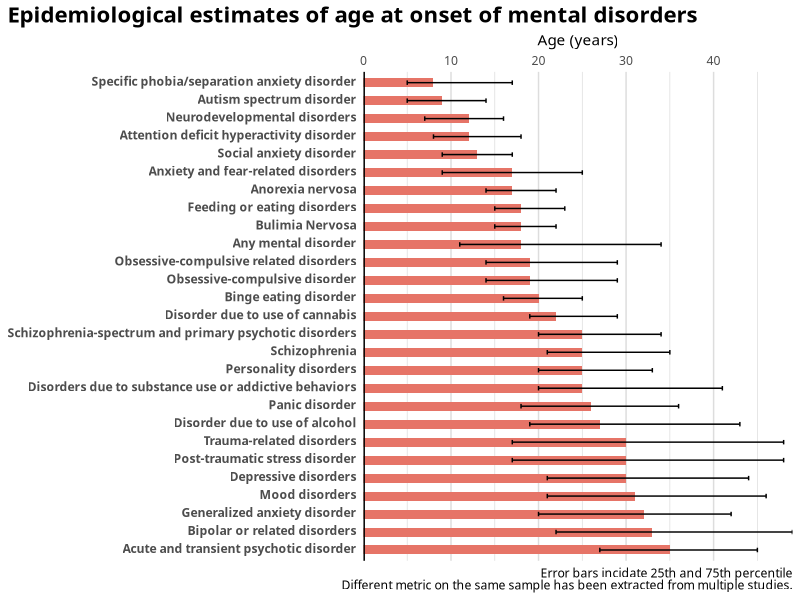
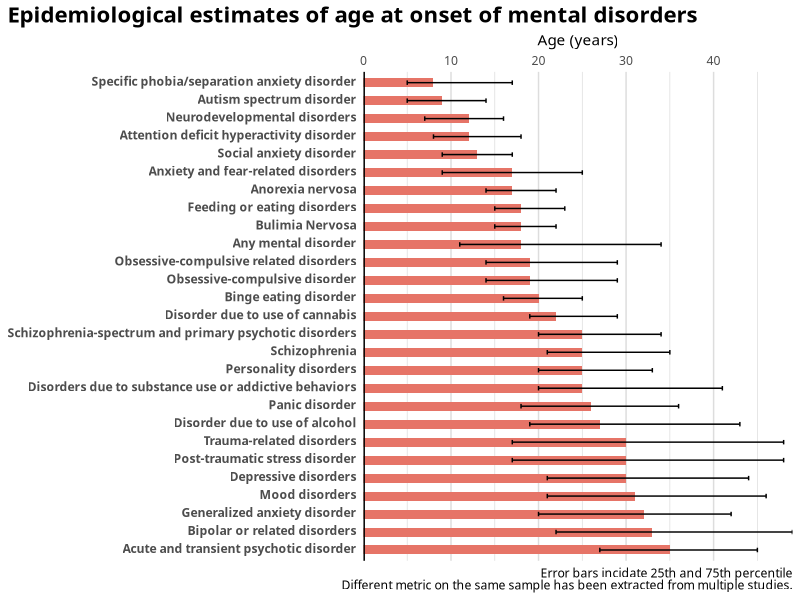

These charts were generated, in order, by the following R code:
### PLOT AGE OF ONSET ########################

#-- Libraries -------------------------

library(tidyverse)
library(ggtext)

#-- Load data ------------------------

data_aoo <- tibble(
    disorder = c(
        "Any mental disorder", "Neurodevelopmental disorders", "Autism spectrum disorder", "Attention deficit hyperactivity disorder", 
        "Anxiety and fear-related disorders", "Specific phobia/separation anxiety disorder", "Social anxiety disorder", "Panic disorder", 
        "Generalized anxiety disorder", "Obsessive-compulsive related disorders", "Obsessive-compulsive disorder", "Feeding or eating disorders", 
        "Anorexia nervosa", "Bulimia Nervosa", "Binge eating disorder", "Trauma-related disorders", "Post-traumatic stress disorder", 
        "Disorders due to substance use or addictive behaviors", "Disorder due to use of cannabis", "Disorder due to use of alcohol", 
        "Schizophrenia-spectrum and primary psychotic disorders", "Schizophrenia", "Acute and transient psychotic disorder", "Personality disorders", 
        "Mood disorders", "Depressive disorders", "Bipolar or related disorders"
    ),
    num_samples = c(14, 21, 2, 12, 73, 22, 42, 22, 24, 20, 20, 11, 8, 8, 5, 16, 16, 58, 10, 44, 36, 25, 2, 6, 79, 62, 40),
    peak_age_onset = c(14.5, 5.5, 5.5, 9.5, 5.5, 5.5, 14.5, 15.5, 15.5, 14.5, 14.5, 15.5, 15.5, 15.5, 19.5, 15.5, 15.5, 19.5, 19.5, 19.5, 20.5, 20.5, 18.5, 20.5, 20.5, 19.5, 19.5),
    prop_onset_by_14 = c(34.6, 61.5, 72.4, 56.8, 38.1, 72.4, 50.9, 8.2, 8.6, 24.6, 24.6, 15.8, 18.2, 16.0, 12.3, 16.9, 16.9, 2.9, 3.2, 4.2, 3.0, 2.0, 1.8, 1.9, 2.5, 3.1, 5.1),
    prop_onset_by_18 = c(48.4, 83.2, 89.8, 73.0, 51.8, 75.0, 79.1, 22.5, 20.4, 45.1, 45.1, 48.1, 55.2, 45.3, 34.5, 27.6, 27.6, 15.2, 17.5, 18.3, 12.3, 8.2, 6.6, 9.6, 11.5, 13.2, 13.7),
    prop_onset_by_25 = c(62.5, 95.8, 94.8, 91.8, 73.3, 80.4, 87.5, 45.7, 33.0, 64.0, 64.0, 82.4, 78.7, 82.9, 73.5, 43.1, 43.1, 48.8, 64.6, 44.8, 47.8, 47.4, 20.6, 47.7, 34.5, 36.9, 32.0),
    p25 = c(11, 7, 5, 8, 9, 5, 9, 18, 20, 14, 14, 15, 14, 15, 16, 17, 17, 20, 19, 19, 20, 21, 27, 20, 21, 21, 22),
    median = c(18, 12, 9, 12, 17, 8, 13, 26, 32, 19, 19, 18, 17, 18, 20, 30, 30, 25, 22, 27, 25, 25, 35, 25, 31, 30, 33),
    p75 = c(34, 16, 14, 18, 25, 17, 17, 36, 42, 29, 29, 23, 22, 22, 25, 48, 48, 41, 29, 43, 34, 35, 45, 33, 46, 44, 49)
)

#-- Plot age of onset ------------------------

data_aoo |> 
    ggplot(aes(x = median, y = reorder(disorder, -median))) +
    geom_col(fill = "#e67467", width = 0.5) +
    geom_vline(xintercept = 0, linewidth = 1) +
    geom_errorbarh(
        aes(
            xmin = p25,
            xmax = p75
        ),
        height = 0.25
    ) +
    labs(
        title = "Epidemiological estimates of age at onset of mental disorders",
        x = "Age (years)",
        y = NULL,
        caption = "Error bars incidate 25th and 75th percentile<br />Different metric on the same sample has been extracted from multiple studies."
    ) +
    scale_x_continuous(
        position = "top",
        expand = expansion(add = c(0, NA))
    ) +
    theme_minimal() +
    theme(
        text = element_text(family = "Source Sans"),
        axis.text.y = element_markdown(face = "bold"),
        axis.title = element_markdown(),
        plot.title.position = "plot",
        plot.title = element_markdown(size = 16, face = "bold"),
        plot.caption = element_markdown(),
        panel.grid = element_line(color = "#dddddd"),
        panel.grid.major.y = element_blank(),
    )

ggsave("files/age_of_onset_disorders.png", width = 9, height = 4.5)


